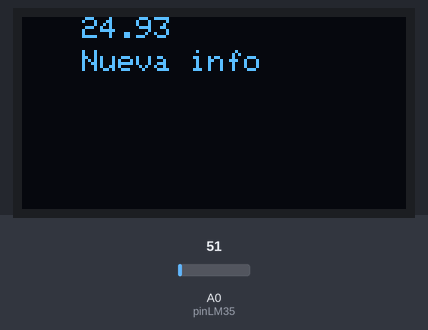
Bench run of a sketch on a simulated Arduino Uno, built with avr-gcc and run on an emulated ATmega328P. On the bench: 128×64 one-colour display. Inputs (shaded band) come from the test bench; at power-on: A0 (pinLM35) = 51. What the sketch prints to the serial monitor is not drawn.

Above: at 1.6 s.
1.7 s: A0 (pinLM35) set to 61
At 2.9 s:
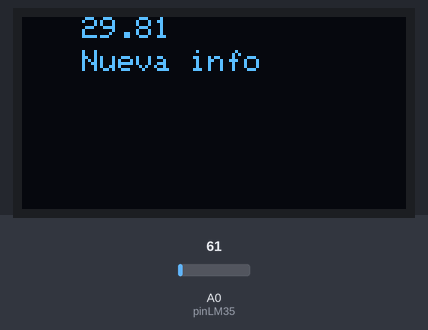
3.5 s: A0 (pinLM35) set to 71
At 4.4 s:
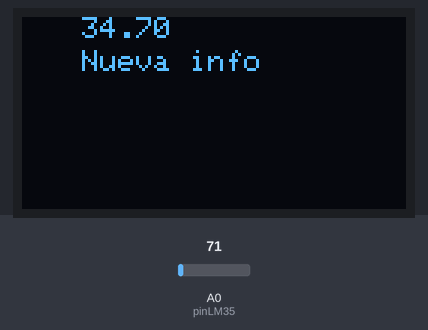
5.5 s: A0 (pinLM35) set to 86
At 7.1 s:
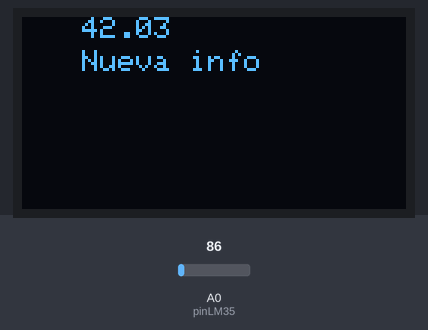
Timing chart, 0 to 8.6 s (numbered marks = the images above; inputs shaded):
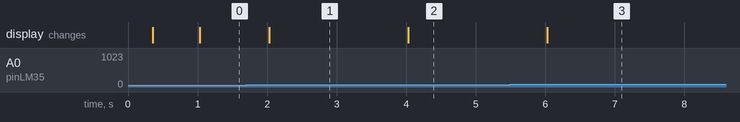

Measured:
- after the input at 1.7 s, the display: changes after 0.33 s (image 1)
- after the input at 3.5 s, the display: changes after 0.53 s (image 2)
- after the input at 5.5 s, the display: changes after 0.53 s (image 3)

The sketch:

Artefactos.ino
```cpp
// Lectura simple del LM35 y salida por Serial en formato:
// Temperatura: XX.XX °C
//
// Conexiones:
//  - LM35 VCC -> 5V
//  - LM35 GND -> GND
//  - LM35 Vout -> A0

//Importar las librerias a utilizar
#include <SPI.h>
#include <Wire.h>
#include <Adafruit_GFX.h>
#include <Adafruit_SH110X.h>

const int pinLM35 = A0;            // pin analógico donde está conectado LM35 Vout
const unsigned long intervalo = 1000; // intervalo de actualización en ms
unsigned long ultimaMillis = 0;
/* Uncomment the initialize the I2C address , uncomment only one, If you get a totally blank screen try the other*/


#define i2c_Address 0x3c //initialize with the I2C addr 0x3C Typically eBay OLED's

#define SCREEN_WIDTH 128 // OLED display width, in pixels
#define SCREEN_HEIGHT 64 // OLED display height, in pixels
#define OLED_RESET -1   //   QT-PY / XIAO
//Inicializa la configuración de la pantalla
Adafruit_SH1106G display = Adafruit_SH1106G(SCREEN_WIDTH, SCREEN_HEIGHT, &Wire, OLED_RESET);


void setup()   {
  Serial.begin(9600);
    while (!Serial) { /* espera en algunas placas */ }
  delay(50);
  Serial.println("LM35 - Lectura simple");
  delay(250); // wait for the OLED to power up
  display.begin(i2c_Address, true); // Address 0x3C default
  display.setContrast (255); // dim display

  // Clear the buffer.
  display.clearDisplay();
  // Save to update screen changes
  display.display();
}

void loop() {
   unsigned long ahora = millis();
  if (ahora - ultimaMillis >= intervalo) {
    ultimaMillis = ahora;

    int lectura = analogRead(pinLM35);              // 0..1023
    const float Vref = 5.0;                         // ajustar si tu referencia ADC es distinta
    float voltaje = lectura * (Vref / 1023.0);      // voltaje en V
    float tempC = voltaje * 100.0;                  // LM35: 10 mV/°C -> factor 100

    // Imprime en formato legible
    Serial.print("Temperatura: ");
    Serial.print(tempC, 2);   // 2 decimales
    Serial.println(" °C");
  //set text size, 1 es 8px, 2 es 16px, 3, es 32px, etc.
  display.setTextSize(1);
  //Set text color define el color del texto de la pantalla
  display.setTextColor(SH110X_WHITE);
  //Set cursor coloca el cursor en donde se va a comenzar escribir (px ancho, px alto)
  display.setCursor(20, 0);
  //Println permite escribir en la posicion en la que se encuentra el cursor
  display.println(tempC);

  //Para imprimir otro dato, se coloca nuevamente el cursor bajando la columna
  display.setCursor(20, 11);
  display.println("Nueva info");

  //Para guardar los cambios hechos en la pantalla
  display.display();

  //Se borra la pantalla antes de finalizar el loop para que no se monten los datos
  display.clearDisplay();
}}
```
